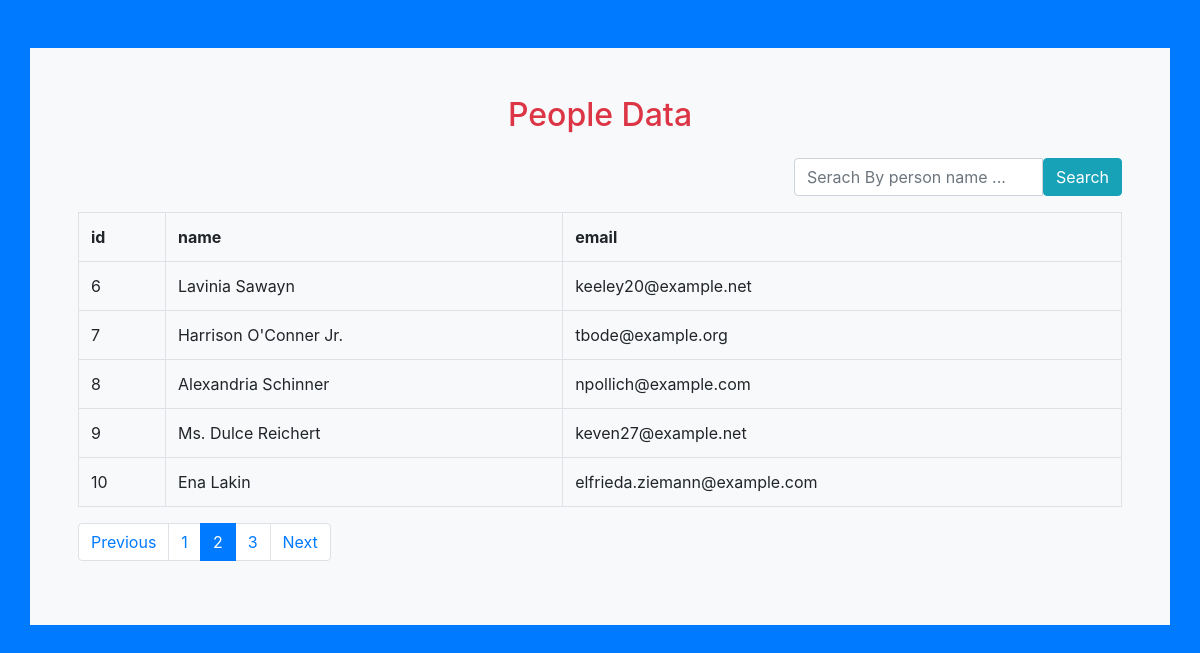
Screenshot of /?page=2 with the database file from the repository.
### tables this page shows
CREATE TABLE `people` (
  `id` int(10) unsigned NOT NULL AUTO_INCREMENT,
  `name` varchar(191) NOT NULL,
  `email` varchar(191) NOT NULL,
  `created_at` datetime DEFAULT CURRENT_TIMESTAMP,
  `updated_at` datetime DEFAULT CURRENT_TIMESTAMP,
  PRIMARY KEY (`id`)
);

### controllers/indexController.php (called while the page is built, shortened)
<?php
require 'config.php';
require 'core/Query.php';
$connection  = DB::connection($config);
$query = new Query($connection);
$page = 1;
if (isset($_GET['page'])) {
  $page = $_GET['page'];
}
$perpage = 5;
$offset = $page * $perpage - $perpage;
$searchText = isset($_GET['search']) ? $_GET['search'] : '';
$uri = isset($_GET['search']) ? '/?search=' . $_GET['search'] . '&' : '/?';
$people =  $query->get_users_from_db($offset, $perpage, $searchText) ;
$nubmer_of_record  = $query->get_total_row_number($searchText) ;
$total_page  = ceil ($nubmer_of_record / $perpage);
require 'views/index.view.php';

### index.php (called while the page is built)
<?php
require 'controllers/indexController.php';

### core/Query.php (called while the page is built, shortened)
<?php
class Query {
  protected $connection;
  public function __construct($connection)
  {
    $this->connection = $connection;
  }
  public function get_users_from_db ($offset = 5, $limit = 5, $search = '') {
    $sql = "select * from people limit $offset, $limit";
    $statement = $this->connection->prepare($sql);
    $statement->execute();
    return $statement->fetchAll(PDO::FETCH_OBJ);
  }
  public function get_total_row_number ($search = '') {
    $sql = 'select count(*) as total from people';
     $statement = $this->connection->prepare($sql);
     $statement->execute();
     $db_result =  $statement->fetch(PDO::FETCH_OBJ);
     return (int) $db_result->total;
  }
}

### views/index.view.php (the view, shortened to what this page needs)
<!DOCTYPE html>
<html lang="en">
<head>
  <link rel="stylesheet" href="https://cdnjs.cloudflare.com/ajax/libs/twitter-bootstrap/4.0.0-beta.2/css/bootstrap.css"/>
</head>
<body class="bg-primary">
  <div class="container bg-light p-5 mt-5">
    <h2 class="text-center mb-4">
      <a href="/" class="text-danger">People Data</a>
    </h2>
    <form method="get">
      <div class="row">
        <div class="col-md-4 ml-auto">
          <div class="form-group">
            <div class="input-group">
              <input type="text" name="search" id="search" placeholder="Serach By person name ..." class="form-control">
              <div class="input-group-addon">
                <button type="submit" class="btn btn-info">
                  Search
                </button>
              </div>
            </div>
          </div>
        </div>
      </div>
    </form>
    <table class="table table-bordered">
      <tr>
        <th>id</th>
        <th>name</th>
        <th>email</th>
      </tr>
      <?php foreach ($people as $person) : ?>
        <tr>
          <td><?= $person->id; ?></td>
          <td><?= $person->name; ?></td>
          <td><?= $person->email; ?></td>
        </tr>
      <?php endforeach; ?>
    </table>
    <nav>
      <ul class="pagination">
        <li class="page-item <?= $page <= 1 ? 'disabled' : '' ?>">
          <a href="<?php $uri; ?>page=<?= $page - 1 ; ?>" class="page-link">Previous</a>
        </li>
        <?php for($i = 1; $i <= $total_page; $i++) : ?>
          <li class="page-item <?= $page == $i ? 'active' : '' ?>">
            <a href="<?= $uri; ?>page=<?= $i; ?>" class="page-link"><?= $i; ?></a>
          </li>
        <?php endfor; ?>
        <li class="page-item <?= $page >= $total_page ? 'disabled' : '' ?>">
          <a href="<?= $uri; ?>page=<?= $page + 1 ; ?>" class="page-link">Next</a>
        </li>
      </ul>
  </nav>
  </div>
</body>
</html>

### rows the page displays
people: id "6", name "Lavinia Sawayn", email "keeley20@example.net"
people: id "7", name "Harrison O'Conner Jr.", email "tbode@example.org"
people: id "8", name "Alexandria Schinner", email "npollich@example.com"
people: id "9", name "Ms. Dulce Reichert", email "keven27@example.net"
people: id "10", name "Ena Lakin", email "elfrieda.ziemann@example.com"
